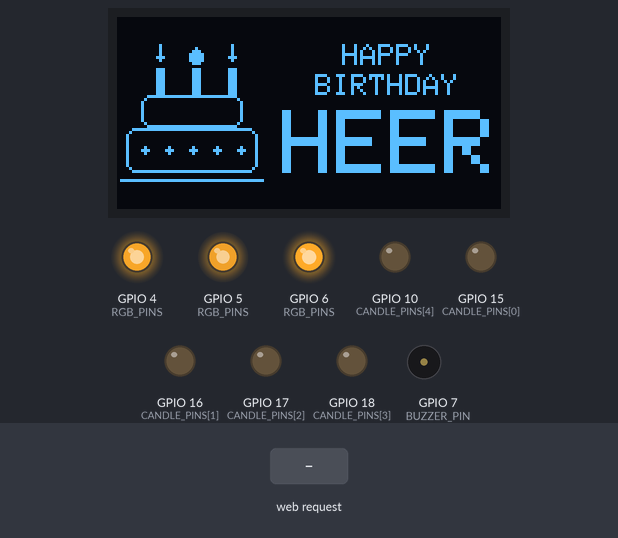
Recording of a sketch running on a simulated ESP32-S3. On the bench: 128×64 one-colour display, output pins drawn as LEDs (lit = HIGH), buzzer (waves = sounding). The inputs (shaded band) are chosen by the test bench. Random numbers use the default seed unless the sketch sets one; EEPROM starts erased; what the sketch prints to the serial monitor is not drawn.

Above: at 1.2 s.
1.3 s: HTTP request GET /play received
At 1.85 s:
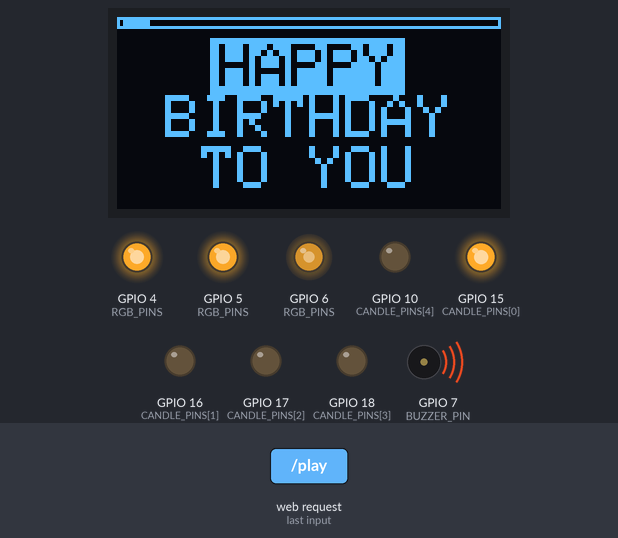
3.5 s: HTTP request GET /stop received
At 4.62 s:
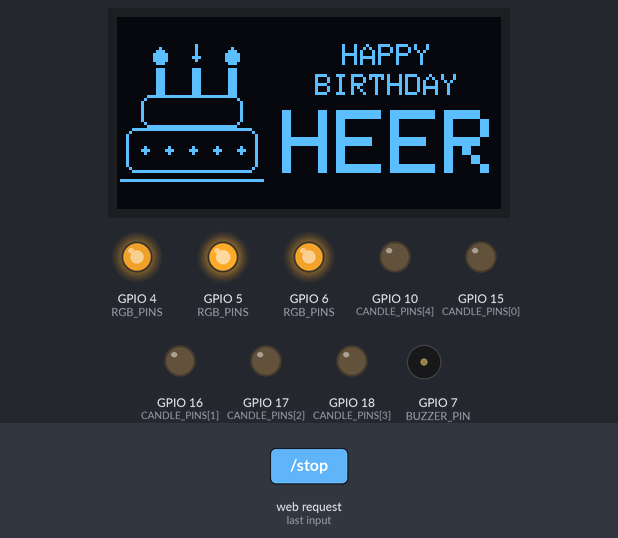
5.3 s: HTTP request GET /play?v=1 received
At 6.2 s:
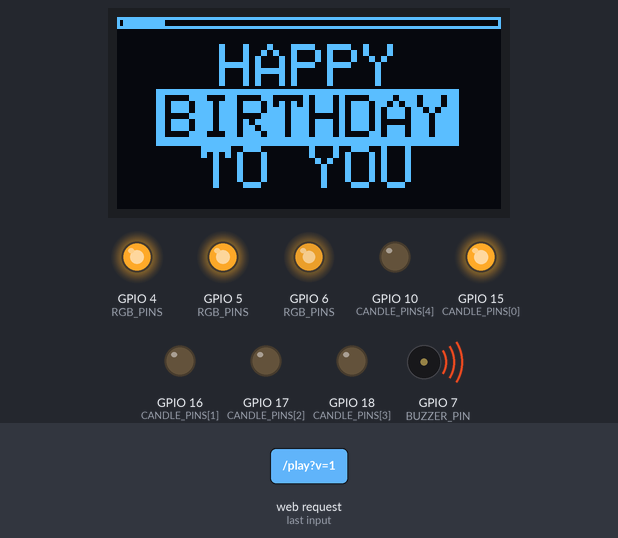
8.3 s: HTTP request GET /volume?v=1 received
10.5 s: HTTP request GET /play?v=0 received
At 12.26 s:
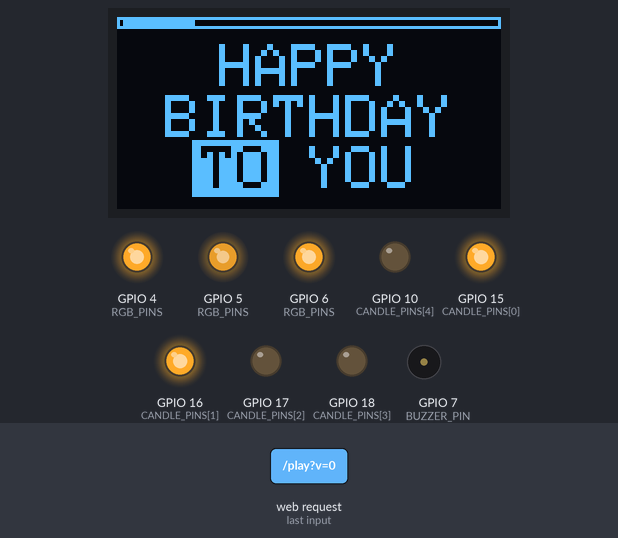
13.5 s: HTTP request GET /volume?v=0 received
Timing chart, 0 to 19.1 s (numbered marks = the images above; inputs shaded):
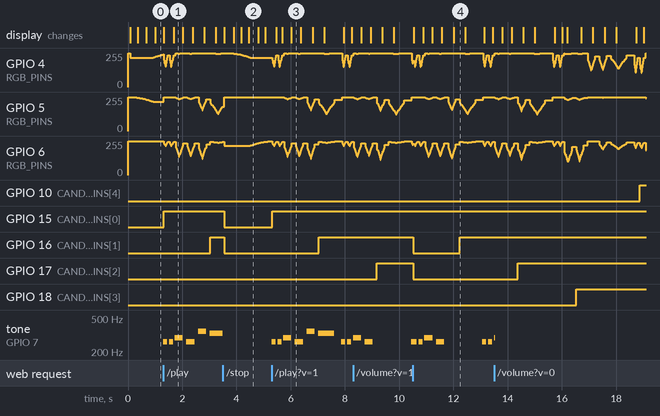

Measured:
- after the input at 1.3 s, GPIO 15 (CANDLE_PINS[0]): LOW → HIGH at once; GPIO 16 (CANDLE_PINS[1]): LOW → HIGH after 1.7 s; tone on GPIO 7 (BUZZER_PIN): plays 262 Hz for 0.15 s, 262 Hz for 0.15 s, 294 Hz for 0.30 s, 262 Hz for 0.30 s, 349 Hz for 0.30 s, 330 Hz for 0.49 s, starting at once
- after the input at 3.5 s, GPIO 15 (CANDLE_PINS[0]), GPIO 16 (CANDLE_PINS[1]): HIGH → LOW after 0.05 s
- after the input at 5.3 s, GPIO 15 (CANDLE_PINS[0]): LOW → HIGH at once; GPIO 16 (CANDLE_PINS[1]): LOW → HIGH after 1.7 s; tone on GPIO 7 (BUZZER_PIN): plays 262 Hz for 0.15 s, 262 Hz for 0.15 s, 294 Hz for 0.30 s, 262 Hz for 0.30 s, 349 Hz for 0.30 s, 330 Hz for 0.60 s … (9 notes in this stretch), starting at once
- after the input at 10.5 s, GPIO 16 (CANDLE_PINS[1]): HIGH → LOW at once, → HIGH 1.7 s later; GPIO 17 (CANDLE_PINS[2]): HIGH → LOW at once

The sketch:

code.ino
```cpp
// Heer's Birthday - ESP32-S3, 0.96" OLED, buzzer, lyric-coloured RGB + candle LEDs, phone web control
// Pins: OLED SDA 13 SCL 14 | buzzer 7 | RGB 4,5,6 | candles 15,16,17,18,10
// (ASCII only on purpose; free ArduinoDroid cuts files at 20000 characters.)
#include <Arduino.h>
#include <Wire.h>
#include <Adafruit_GFX.h>
#include <Adafruit_SSD1306.h>
#include <WebServer.h>
#include <ESP32Base.h>

#define OLED_SDA 13
#define OLED_SCL 14
#define BUZZER_PIN 7
#define BUZZER_BITS 10
#define OCTAVE_SHIFT 0        // 1 = one octave higher, if the buzzer sounds weak
#define BALANCE_REF_HZ 262.0f

// ---- melody (from mavanhung78/Happy_birth_day_oled0.96_V1) ----
#define TEMPO_BPM 140
#define WHOLE_MS ((60000UL * 4) / TEMPO_BPM)
#define SOUND_PCT 70          // note sounds 70%, then 30% silence
const uint16_t melody[] = {
  262, 262, 294, 262, 349, 330,        // C4 C4 D4 C4 F4 E4
  262, 262, 294, 262, 392, 349,        // C4 C4 D4 C4 G4 F4
  262, 262, 523, 440, 349, 330, 294,   // C4 C4 C5 A4 F4 E4 D4
  466, 466, 440, 349, 392, 349         // Bb4 Bb4 A4 F4 G4 F4
};
const uint8_t noteDiv[] = {            // 8 = eighth, 4 = quarter, 2 = half
  8, 8, 4, 4, 4, 2,
  8, 8, 4, 4, 4, 2,
  8, 8, 4, 4, 4, 4, 2,
  8, 8, 4, 4, 4, 2
};
const uint8_t NOTE_COUNT = sizeof(melody) / sizeof(melody[0]);
unsigned long noteMs(uint8_t n) { return WHOLE_MS / noteDiv[n]; }

// OLED lyric highlight per note: line * 2 + word
const uint8_t lyricPos[] = {
  0, 0, 2, 2, 4, 5,
  0, 0, 2, 2, 4, 5,
  0, 0, 2, 2, 4, 5, 5,
  0, 0, 2, 2, 4, 5
};
const char* const lyrics[2][3] = {
  { "HAPPY", "BIRTHDAY", "TO YOU" },
  { "HAPPY", "BIRTHDAY", "DEAR HEER" }
};

Adafruit_SSD1306 display(128, 64, &Wire, -1);
WebServer server(80);
bool oledOk = false;
uint8_t volumePercent = 100;   // slider
uint8_t balancePercent = 75;   // evens out low/high note loudness
uint8_t lightsPercent = 60;    // LED brightness

bool playing = false, soundOn = false;
uint8_t cur = 0;
unsigned long noteStart = 0, doneAt = 0, lastFrame = 0;
enum Screen { S_READY, S_PLAYING, S_DONE };
Screen screenMode = S_READY;
uint8_t frameCount = 0;

// ---------------- buzzer ----------------
void buzzerOff() { ledcWrite(BUZZER_PIN, 0); }

// Passive buzzers are louder on high notes: lower them to match the low ones.
uint32_t dutyForNote(int f) {
  float g = powf(BALANCE_REF_HZ / f, balancePercent / 50.0f);
  if (g > 1) g = 1;
  float level = volumePercent / 100.0f * g;
  if (level <= 0) return 0;
  if (level > 1) level = 1;
  uint32_t d = asinf(level) / 3.14159265f * 1023.0f + 0.5f;
  return d ? d : 1;
}

void buzzerOn(int f) {
  if (volumePercent == 0) { buzzerOff(); return; }
  ledcChangeFrequency(BUZZER_PIN, (uint32_t)f << OCTAVE_SHIFT, BUZZER_BITS);
  ledcWrite(BUZZER_PIN, dutyForNote(f));
}

// ---------------- OLED ----------------
void centerTextAt(const char* t, int cx, int y, uint8_t size) {
  int w = strlen(t) * 6 * size - size;
  display.setTextSize(size);
  display.setCursor(cx - w / 2, y);
  display.print(t);
}

void drawCake(int ox, int oy, uint8_t fr) {
  for (int i = 0; i < 3; i++) {
    int cx = ox + 10 + i * 12, fy = oy + 3;
    display.fillRect(cx, oy + 9, 3, 9, SSD1306_WHITE);
    if (((fr + i) & 1) == 0) {
      display.fillCircle(cx + 1, fy + 2, 2, SSD1306_WHITE);
      display.drawPixel(cx + 1, fy - 1, SSD1306_WHITE);
    } else {
      display.fillCircle(cx + 1, fy + 2, 1, SSD1306_WHITE);
      display.drawFastVLine(cx + 1, fy - 2, 3, SSD1306_WHITE);
    }
  }
  display.drawRoundRect(ox + 5, oy + 18, 34, 11, 3, SSD1306_WHITE);
  display.drawRoundRect(ox, oy + 29, 44, 15, 3, SSD1306_WHITE);
  for (int x = ox + 6; x <= ox + 38; x += 8) display.fillCircle(x, oy + 36, 1, SSD1306_WHITE);
  display.drawFastHLine(ox - 2, oy + 46, 48, SSD1306_WHITE);
}

// size-2 line; the highlighted word is drawn inverted
void drawLyricLine(const char* line, int y, int hiWord) {
  int len = strlen(line), x0 = (128 - len * 12) / 2, wordNo = 0, i = 0;
  display.setTextSize(2);
  while (i < len) {
    int j = i;
    while (j < len && line[j] != ' ') j++;
    int wx = x0 + i * 12;
    bool hi = (wordNo == hiWord);
    if (hi) display.fillRect(wx - 3, y - 2, (j - i) * 12 + 5, 19, SSD1306_WHITE);
    display.setTextColor(hi ? SSD1306_BLACK : SSD1306_WHITE);
    display.setCursor(wx, y);
    for (int k = i; k < j; k++) display.write(line[k]);
    wordNo++;
    i = j + 1;
  }
  display.setTextColor(SSD1306_WHITE);
}

void showSplash() {
  if (!oledOk) return;
  display.clearDisplay();
  drawCake(3, 8, 0);
  centerTextAt("STARTING", 89, 20, 1);
  centerTextAt("WiFi...", 89, 32, 1);
  display.display();
}

void showReady() {
  screenMode = S_READY;
  if (!oledOk) return;
  display.clearDisplay();
  drawCake(3, 8, frameCount);
  centerTextAt("HAPPY", 89, 9, 1);
  centerTextAt("BIRTHDAY", 89, 19, 1);
  centerTextAt("HEER", 89, 31, 3);
  display.display();
}

void showPlaying(uint8_t n) {
  screenMode = S_PLAYING;
  if (!oledOk) return;
  display.clearDisplay();
  display.drawRect(0, 0, 128, 4, SSD1306_WHITE);
  display.fillRect(2, 1, 124 * (n + 1) / NOTE_COUNT, 2, SSD1306_WHITE);
  const char* const* ln = lyrics[(n >= 12 && n < 19) ? 1 : 0];
  for (int l = 0; l < 3; l++)
    drawLyricLine(ln[l], 9 + 17 * l, (lyricPos[n] / 2 == l) ? lyricPos[n] % 2 : -1);
  display.display();
}

void showFinished() {
  screenMode = S_DONE;
  doneAt = millis();
  if (!oledOk) return;
  display.clearDisplay();
  centerTextAt("HAPPY", 64, 2, 2);
  centerTextAt("BIRTHDAY", 64, 22, 2);
  centerTextAt("\x03 HEER \x03", 64, 42, 2);
  display.display();
}

// ---------------- song ----------------
void beginNote(uint8_t n) { buzzerOn(melody[n]); soundOn = true; showPlaying(n); }

void startSong() { playing = true; cur = 0; noteStart = millis(); beginNote(0); }

void stopSong() { playing = false; soundOn = false; buzzerOff(); showReady(); }

void updateSong() {
  if (!playing) return;
  unsigned long now = millis(), total = noteMs(cur);
  if (soundOn && now - noteStart >= total * SOUND_PCT / 100) { buzzerOff(); soundOn = false; }
  if (now - noteStart >= total) {
    noteStart += total;
    if (++cur >= NOTE_COUNT) { playing = false; soundOn = false; buzzerOff(); showFinished(); return; }
    beginNote(cur);
  }
}

void updateIdleScreen() {
  if (playing) return;
  unsigned long now = millis();
  if (screenMode == S_DONE && now - doneAt > 6000) { showReady(); return; }
  if (oledOk && screenMode == S_READY && now - lastFrame > 300) {
    lastFrame = now;
    frameCount++;
    showReady();
  }
}

// ---------------- lights ----------------
// RGB 1 on GPIO 4,5,6. RGB 2 (GPIO 1,2,42) is optional. 5 candle LEDs.
// Every LED needs its own 220-330 ohm resistor.
#define RGB_COMMON_ANODE 1    // 1 = long leg to 3V3 (your LED), 0 = long leg to GND
#define USE_RGB2 0            // 1 once the second RGB LED is wired
#define RGB_COUNT (USE_RGB2 ? 2 : 1)
#define CANDLES 5
const uint8_t RGB_PINS[2][3] = { { 4, 5, 6 }, { 1, 2, 42 } };
const uint8_t CANDLE_PINS[CANDLES] = { 15, 16, 17, 18, 10 };

void hsvToRgb(uint16_t h, uint8_t sat, uint8_t val, uint8_t &r, uint8_t &g, uint8_t &b) {
  h %= 360;
  uint16_t rem = (h % 60) * 255 / 60;
  uint8_t p = val * (255 - sat) / 255;
  uint8_t q = val * (255 - sat * rem / 255) / 255;
  uint8_t t = val * (255 - sat * (255 - rem) / 255) / 255;
  switch (h / 60) {
    case 0: r = val; g = t; b = p; break;
    case 1: r = q; g = val; b = p; break;
    case 2: r = p; g = val; b = t; break;
    case 3: r = p; g = q; b = val; break;
    case 4: r = t; g = p; b = val; break;
    default: r = val; g = p; b = q;
  }
}

void setRgb(uint8_t led, uint8_t r, uint8_t g, uint8_t b) {
  if (led >= RGB_COUNT) return;
  uint8_t v[3] = { r, g, b };
  for (uint8_t c = 0; c < 3; c++) {
    uint16_t x = v[c] * v[c] / 255 * lightsPercent / 100;
    ledcWrite(RGB_PINS[led][c], RGB_COMMON_ANODE ? 255 - x : x);
  }
}

void setHue(uint8_t led, uint16_t hue, uint8_t val) {
  uint8_t r, g, b;
  hsvToRgb(hue, 255, val, r, g, b);
  setRgb(led, r, g, b);
}

void setCandles(uint8_t mask) {
  for (uint8_t i = 0; i < CANDLES; i++)
    digitalWrite(CANDLE_PINS[i], ((mask >> i) & 1) && lightsPercent ? HIGH : LOW);
}

void initLights() {
  // LEDC channel 0 = buzzer, 1 stays unused (shares its timer), RGB uses 2-7
  for (uint8_t led = 0; led < RGB_COUNT; led++)
    for (uint8_t c = 0; c < 3; c++)
      ledcAttachChannel(RGB_PINS[led][c], 5000, 8, 2 + led * 3 + c);
  for (uint8_t i = 0; i < CANDLES; i++) pinMode(CANDLE_PINS[i], OUTPUT);
  setCandles(0);
  setRgb(0, 0, 0, 0);
  setRgb(1, 0, 0, 0);
}

// RGB colour follows the lyric word shown on the OLED
void lyricColor(uint8_t n, uint8_t &r, uint8_t &g, uint8_t &b) {
  static const uint8_t LC[6][3] = {
    { 255, 35, 150 },   // HAPPY    pink
    { 45, 90, 255 },    // BIRTHDAY blue
    { 0, 220, 255 },    // TO       cyan
    { 45, 255, 80 },    // YOU      green
    { 255, 35, 35 },    // DEAR     red
    { 255, 40, 180 }    // HEER     magenta
  };
  bool dear = n >= 12 && n < 19;
  uint8_t p = lyricPos[n];
  uint8_t i = p == 0 ? 0 : p == 2 ? 1 : p == 4 ? (dear ? 4 : 2) : (dear ? 5 : 3);
  r = LC[i][0]; g = LC[i][1]; b = LC[i][2];
}

void updateLights() {
  static unsigned long lastUpdate = 0, lastParty = 0;
  static uint8_t partyMask = 0;
  static uint16_t partyHue = 0;
  unsigned long now = millis();
  if (now - lastUpdate < 20) return;
  lastUpdate = now;

  if (screenMode == S_PLAYING && playing) {
    uint8_t r, g, b;
    lyricColor(cur, r, g, b);
    // higher notes are brighter, and every note pulses gently
    unsigned long soundMs = noteMs(cur) * SOUND_PCT / 100, half = soundMs / 2;
    unsigned long el = min(now - noteStart, soundMs);
    long boost = min((melody[cur] - 262) * 55L / (523 - 262), 55L);
    unsigned long pulse = soundOn ? 120 + (el < half ? el * 100 / half : (soundMs - el) * 100 / half) : 80;
    uint16_t v = min(pulse + boost, 255UL);
    setRgb(0, r * v / 255, g * v / 255, b * v / 255);
    setRgb(1, r * v / 255, g * v / 255, b * v / 255);
    setCandles((1 << (cur * CANDLES / NOTE_COUNT + 1)) - 1);   // fills up with the song
  } else if (screenMode == S_DONE) {
    if (now - lastParty >= 150) { lastParty = now; partyMask = random(1, 32); partyHue = random(360); }
    setHue(0, partyHue, 255);
    setHue(1, partyHue + 180, 255);
    setCandles(partyMask);
  } else {
    uint16_t hue = (now / 15) % 360;     // slow rainbow while waiting
    setHue(0, hue, 120);
    setHue(1, hue + 180, 120);
    setCandles(0);
  }
}

// ---------------- web ----------------
const char PAGE[] PROGMEM = R"rawliteral(
<!DOCTYPE html><html><head><meta charset="UTF-8">
<meta name="viewport" content="width=device-width,initial-scale=1">
<title>Happy Birthday, Heer!</title>
<style>
body{margin:0;min-height:100vh;display:flex;align-items:center;justify-content:center;background:radial-gradient(circle at 50% 0,#2a1630,#140f18 60%);color:#fff;font-family:system-ui,Roboto,Arial,sans-serif}
.c{width:min(92vw,420px);padding:30px 22px;border-radius:28px;text-align:center;background:#211a28;box-shadow:0 15px 50px #0009}
#e{font-size:56px;display:inline-block}
#e.on{animation:b 1s ease-in-out infinite}
@keyframes b{50%{transform:translateY(-8px)}}
h1{margin:12px 0 6px;font-size:28px}
p{color:#b9a9c4;margin:0 0 24px}
button{width:100%;border:0;border-radius:18px;padding:18px;margin:7px 0;font-size:18px;font-weight:700;color:#fff}
.p{background:linear-gradient(135deg,#ff7eb3,#ff5e8e)}
.s{background:#3a2f42}
.v{margin-top:20px;text-align:left;color:#d8cce0}
.v input{width:100%;margin-top:10px;accent-color:#ff5e8e}
#st{margin-top:20px;color:#b9a9c4;font-size:14px}
</style></head><body><div class="c">
<div id="e">&#127874;</div>
<h1>Happy Birthday, Heer!</h1>
<p>Tap play to hear your birthday song</p>
<button class="p" onclick="c('/play')">&#9654; PLAY</button>
<button class="s" onclick="c('/stop')">&#9632; STOP</button>
<div class="v">&#128266; Volume: <b id="volumeV">100</b>%<input id="volume" type="range" value="100" oninput="sl(this)"></div>
<div class="v">&#127926; Note balance: <b id="balanceV">75</b>%<input id="balance" type="range" value="75" oninput="sl(this)"></div>
<div class="v">&#128161; Lights: <b id="lightsV">60</b>%<input id="lights" type="range" value="60" oninput="sl(this)"></div>
<div id="st">Ready</div></div>
<script>
var T={};
function $(i){return document.getElementById(i)}
function c(p){return fetch(p,{cache:'no-store'}).then(function(){u()}).catch(function(){})}
function sl(e){var k=e.id;$(k+'V').textContent=e.value;if(T[k])return;T[k]=setTimeout(function(){T[k]=0;c('/'+k+'?v='+e.value)},120)}
function u(f){fetch('/status',{cache:'no-store'}).then(function(r){return r.json()}).then(function(s){
$('e').className=s.playing?'on':'';
$('st').innerHTML=s.playing?'&#127925; Playing Happy Birthday for Heer&hellip;':'Ready &#127881;';
if(f)['volume','balance','lights'].forEach(function(k){$(k).value=s[k];$(k+'V').textContent=s[k]})
}).catch(function(){})}
u(1);setInterval(function(){u()},1000);
</script></body></html>
)rawliteral";

void setLevel(uint8_t &v) {
  if (server.hasArg("v")) v = constrain(server.arg("v").toInt(), 0, 100);
  if (playing && soundOn) buzzerOn(melody[cur]);   // apply to the sounding note
  server.send(200, "text/plain", "ok");
}

void handleStatus() {
  char b[96];
  snprintf(b, sizeof b, "{\"playing\":%d,\"volume\":%u,\"balance\":%u,\"lights\":%u}",
           playing, volumePercent, balancePercent, lightsPercent);
  server.sendHeader("Cache-Control", "no-store");
  server.send(200, "application/json", b);
}

// ---------------- setup / loop ----------------
void setup() {
  Serial0.begin(115200);
  ledcAttachChannel(BUZZER_PIN, 2000, BUZZER_BITS, 0);
  buzzerOff();
  initLights();

  Wire.begin(OLED_SDA, OLED_SCL);
  Wire.setClock(400000);
  oledOk = display.begin(SSD1306_SWITCHCAPVCC, 0x3C);
  if (oledOk) {
    display.setTextColor(SSD1306_WHITE);
    display.setTextWrap(false);
    showSplash();
  } else {
    Serial0.println("OLED not found - continuing without display");
  }

  ESP32Base.begin();

  server.on("/", []() {
    server.sendHeader("Cache-Control", "no-store");
    server.send(200, "text/html; charset=utf-8", PAGE);
  });
  server.on("/play", []() { startSong(); server.send(200, "text/plain", "ok"); });
  server.on("/stop", []() { stopSong(); server.send(200, "text/plain", "ok"); });
  server.on("/volume", []() { setLevel(volumePercent); });
  server.on("/balance", []() { setLevel(balancePercent); });
  server.on("/lights", []() { setLevel(lightsPercent); });
  server.on("/status", handleStatus);
  server.begin();

  showReady();
}

void loop() {
  ESP32Base.loop();
  server.handleClient();
  updateSong();
  updateIdleScreen();
  updateLights();
  delay(1);
}
```
